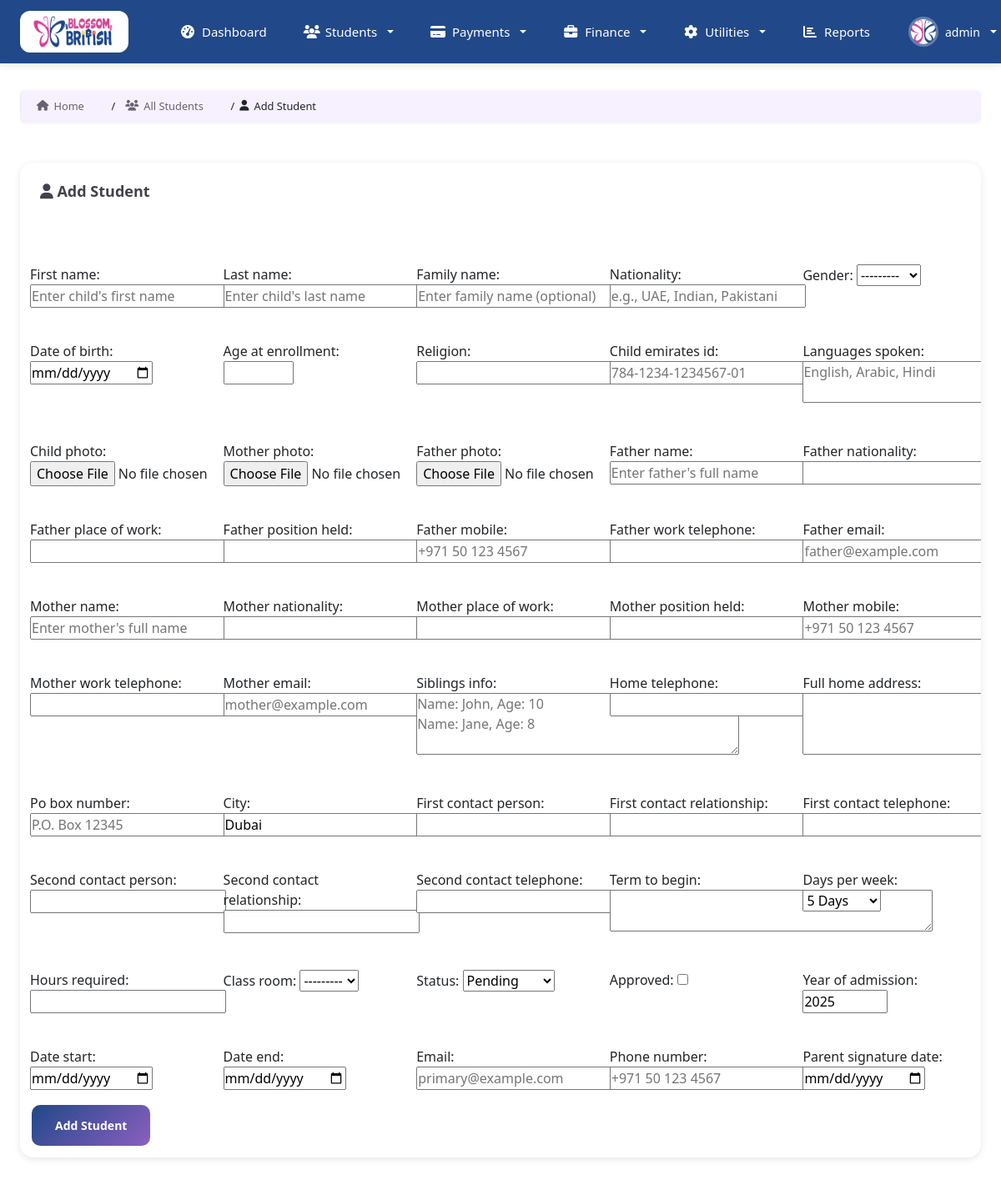
Screenshot of /admissions/create/ (signed in) with the database file from the repository.
### home/models.py (models this page shows, shortened)
class CustomUser(AbstractBaseUser, PermissionsMixin):
    email = models.EmailField(unique=True, verbose_name='email address')
    username = models.CharField(max_length=30, unique=True,verbose_name='username')
    first_name = models.CharField(max_length=30, blank=True, verbose_name='first name')
    last_name = models.CharField(max_length=30, blank=True, verbose_name='last name')
    is_active = models.BooleanField(default=True, verbose_name='active')
    is_staff = models.BooleanField(default=False, verbose_name='staff status')
    avatar = models.ImageField(upload_to='avatars/', blank=True, null=True)
    role = models.CharField(max_length=20,
                            choices=(
                                ("user","user"),
                                ("account","account"),
                                ("admin","admin"),
                            ),
                            default='user'
                            )
    date_joined = models.DateTimeField(auto_now_add=True, verbose_name='date joined')
    objects = CustomUserManager()
    USERNAME_FIELD = 'username'
    REQUIRED_FIELDS = ["first_name", "last_name", "email"]
    class Meta:
        verbose_name = 'user'
        verbose_name_plural = 'users'

### students/models.py (models this page shows, shortened)
class Student(models.Model):
    GENDER_CHOICES = [
        ('M', 'Male'),
        ('F', 'Female'),
    ]
    STATUS_CHOICES = [
        ('pending', 'Pending'),
        ('approved', 'Approved'),
        ('enrolled', 'Enrolled'),
        ('rejected', 'Rejected'),
        ('graduated', 'Graduated'),
        ('transferred', 'Transferred'),
        ('withdrawn', 'Withdrawn'),
    ]
    DAYS_CHOICES = [
        ('2_days', '2 Days'),
        ('3_days', '3 Days'),
        ('4_days', '4 Days'),
        ('5_days', '5 Days'),
        ('6_days', '6 Days'),
        ('full_week', 'Full Week'),
    ]
    id = models.UUIDField(primary_key=True, default=uuid.uuid4, editable=False)
    student_id = models.CharField(max_length=20, unique=True, blank=True)
    first_name = models.CharField(max_length=100)
    last_name = models.CharField(max_length=100)
    family_name = models.CharField(max_length=100, blank=True)
    nationality = models.CharField(max_length=100)
    gender = models.CharField(max_length=1, choices=GENDER_CHOICES)
    date_of_birth = models.DateField()
    age_at_enrollment = models.IntegerField(blank=True, null=True)
    religion = models.CharField(max_length=100, blank=True)
    child_emirates_id = models.CharField(max_length=20, blank=True)
    languages_spoken = models.TextField(blank=True)
    child_photo = models.ImageField(upload_to='student_photos/child/', blank=True, null=True)
    mother_photo = models.ImageField(upload_to='student_photos/mother/', blank=True, null=True)
    father_photo = models.ImageField(upload_to='student_photos/father/', blank=True, null=True)
    father_name = models.CharField(max_length=100)
    father_nationality = models.CharField(max_length=100)
    father_place_of_work = models.CharField(max_length=200, blank=True)
    father_position_held = models.CharField(max_length=200, blank=True)
    father_mobile = models.CharField(max_length=20, blank=True)
    father_work_telephone = models.CharField(max_length=20, blank=True)
    father_email = models.EmailField(blank=True)
    mother_name = models.CharField(max_length=100)
    mother_nationality = models.CharField(max_length=100)
    mother_place_of_work = models.CharField(max_length=200, blank=True)
    mother_position_held = models.CharField(max_length=200, blank=True)
    mother_mobile = models.CharField(max_length=20, blank=True)
    mother_work_telephone = models.CharField(max_length=20, blank=True)
    mother_email = models.EmailField(blank=True)
    siblings_info = models.TextField(blank=True, help_text="Sibling names and ages")
    home_telephone = models.CharField(max_length=20, blank=True)
    full_home_address = models.TextField()
    po_box_number = models.CharField(max_length=50, blank=True)
    city = models.CharField(max_length=100, default='Dubai')
    first_contact_person = models.CharField(max_length=100)
    first_contact_relationship = models.CharField(max_length=50)
    first_contact_telephone = models.CharField(max_length=20)
    second_contact_person = models.CharField(max_length=100, blank=True)
    second_contact_relationship = models.CharField(max_length=50, blank=True)
    second_contact_telephone = models.CharField(max_length=20, blank=True)
    term_to_begin = models.TextField(null=True, blank=True)
    days_per_week = models.CharField(max_length=10, choices=DAYS_CHOICES, default="5_days")
    hours_required = models.CharField(max_length=200, blank=True)
    class_room = models.ForeignKey(ClassRooms, on_delete=models.SET_NULL, null=True, blank=True)
    status = models.CharField(max_length=20, choices=STATUS_CHOICES, default='pending',null=True, blank=True)
    approved = models.BooleanField(default=False)
    year_of_admission = models.IntegerField()
    date_start = models.DateField(blank=True, null=True)
    date_end = models.DateField(blank=True, null=True)
    is_active = models.BooleanField(default=True)
    created_by = models.ForeignKey(User, on_delete=models.SET_NULL, null=True, blank=True)
    email = models.EmailField(blank=True)
    phone_number = models.CharField(max_length=20, blank=True)
    created_at = models.DateTimeField(auto_now_add=True)
    updated_at = models.DateTimeField(auto_now=True)
    parent_signature_date = models.DateField(blank=True, null=True)
    class Meta:
        ordering = ['-created_at']
        indexes = [
            models.Index(fields=['student_id']),
            models.Index(fields=['status']),
            models.Index(fields=['created_at']),
        ]

### home/decorators.py (the view)
    def wrapper_func(request, *args, **kwargs):
        if request.user.is_authenticated:
            return view_func(request,*args,**kwargs)
        else:
            messages.info(request,"You are not logged in please login to continue")
            return redirect("signin")

### home/context_processors.py (called while the page is built)
def user_context(request):
    if isinstance(request.user, AnonymousUser):
        return {}
    return {
        'user_full_name': f"{request.user.first_name} {request.user.last_name}".strip(),
        'user_initials': f"{request.user.first_name[:1]}{request.user.last_name[:1]}".upper() if request.user.first_name and request.user.last_name else request.user.username[:2].upper(),
        'user_role_display': request.user.role.title() if hasattr(request.user, 'role') else 'User',
    }

### home/models.py (called while the page is built)
    def __str__(self):
        return str(self.class_name)

### templates/students/student_form.html (shortened to what this page needs)
{% extends 'auth_templates/index.html' %}
{% load static %}
{% block content %}
<div class="breadcrumb-container">
    <nav aria-label="breadcrumb" class="custom-breadcrumb">
        <div class="breadcrumb-wrapper">
            <ol class="breadcrumb-list">
                <li class="breadcrumb-item">
                    <a href="{% url 'index' %}" class="breadcrumb-link">
                        <i class="fas fa-home"></i>
                        <span>Home</span>
                    </a>
                </li>
                <li class="breadcrumb-item">
                    <a href="{% url 'students' %}" class="breadcrumb-link">
                        <i class="fas fa-users"></i>
                        <span>All Students</span>
                    </a>
                </li>
                <li class="breadcrumb-item active" aria-current="page">
                    <i class="fas fa-user"></i>
                    <span>Add Student</span>
                </li>
            </ol>
        </div>
    </nav>
</div>
<div class="students-container">
    <div class="dashboard-card-1">
        <div class="card-header">
            <h3><i class="fas fa-user"></i> Add Student </h3>
        </div>
        <div class="card-content">
            <form enctype="multipart/form-data" method="post">
                <div class="row">
                    {% for field in form %}
                    <div class="col">
                        {{ field.label_tag }}
                        {{ field }}
                    </div>
                    {% endfor %}
                </div>
                <button type="submit" class="submit-button">Add Student</button>
            </form>
        </div>
    </div>
</div>
{% endblock %}

### templates/auth_templates/index.html (shortened to what this page needs)
<!DOCTYPE html>
{% load static %}
<html lang="en">
<head>
    <link rel="stylesheet" href="{% static 'css/styles.css' %}">
    <link href="https://cdnjs.cloudflare.com/ajax/libs/font-awesome/6.4.0/css/all.min.css" rel="stylesheet">
  <link href="{% static 'glightbox/glightbox.min.css' %}" rel="stylesheet">
    <link href="https://cdnjs.cloudflare.com/ajax/libs/bootstrap/5.3.2/css/bootstrap.min.css" rel="stylesheet">
    <link href="https://cdnjs.cloudflare.com/ajax/libs/font-awesome/6.4.0/css/all.min.css" rel="stylesheet">
</head>
<body>
 <nav class="navbar navbar-expand-lg custom-navbar sticky-top">
    <div class="container-fluid px-4">
        <a class="navbar-brand" href="{% url 'index' %}">
            <img src="{% static 'img/BB_LOGO_V1.png' %}" alt="Blossom British"  style="max-width: 100px;">
        </a>
        <div class="collapse navbar-collapse" id="navbarNav">
            <ul class="navbar-nav me-auto ms-4">
                <li class="nav-item">
                    <a class="nav-link" href="{% url 'index' %}">
                        <i class="fas fa-tachometer-alt"></i>
                        Dashboard
                    </a>
                </li>
                <li class="nav-item dropdown">
                    <a class="nav-link dropdown-toggle" href="#" role="button" data-bs-toggle="dropdown" aria-expanded="false">
                        <i class="fas fa-users"></i>
                        Students
                    </a>
                </li>
                <li class="nav-item dropdown">
                    <a class="nav-link dropdown-toggle" href="#" role="button" data-bs-toggle="dropdown" aria-expanded="false">
                        <i class="fas fa-credit-card"></i>
                        Payments
                    </a>
                </li>
                <li class="nav-item dropdown">
                    <a class="nav-link dropdown-toggle" href="#" role="button" data-bs-toggle="dropdown" aria-expanded="false">
                        <i class="fas fa-briefcase"></i> Finance
                    </a>
                </li>
                <li class="nav-item dropdown">
                    <a class="nav-link dropdown-toggle" href="#" role="button" data-bs-toggle="dropdown" aria-expanded="false">
                        <i class="fas fa-cog"></i>
                        Utilities
                    </a>
                </li>
                <li class="nav-item">
                    <a class="nav-link" href="{% url 'reports_dashboard' %}">
                        <i class="fas fa-chart-bar"></i> Reports
                    </a>
                </li>
            </ul>
            <ul class="navbar-nav ms-auto">
                <li class="nav-item dropdown">
                    <a class="nav-link dropdown-toggle user-menu text-white" href="#" role="button" data-bs-toggle="dropdown" aria-expanded="false">
                        {% if user.avatar %}
                            <img src="{{ user.avatar.url }}" alt="User" class="user-avatar">
                        {% else %}
                            <img src="{% static 'img/userplaceholder.png' %}" alt="User" class="user-avatar">
                        {% endif %}
                        <span class="user-name">{{ user.username }}</span>
                    </a>
                </li>
            </ul>
        </div>
    </div>
</nav>
<main class="main-content">
    <div class="dashboard-container">
        {% block content %}{% endblock %}
    </div>
</main>
</body>
</html>

### static/css/styles.css (style rules this page uses)
:root { --e-global-color-primary: #214888; --e-global-color-secondary: #D54395; --e-global-color-text: #453F4E; --e-global-color-accent: #FBF8FF; --e-global-color-3a7e2f2: #FFB804; --e-global-color-e1cf4e4: #DEC8FE; --e-global-color-fe7363b: #F7F1FF; --e-global-color-aa4a27d: #FEFEFE; --e-global-color-eecedb7: #F3EBFF; --e-global-color-d2fd119: #FF854B; --e-global-color-3e3936d: #FFEFC6; --e-global-color-bea3118: #89C0FF; --e-global-color-4e9ef99: #43A574; --e-global-color-7d1e931: #FF9587; --e-global-color-5d90ead: #F0F0F0; --e-global-typography-primary-font-family: "Poppins"; --shadow-light: 0 2px 8px rgba(0, 0, 0, 0.1); --shadow-medium: 0 4px 16px rgba(0, 0, 0, 0.12); --shadow-heavy: 0 8px 24px rgba(0, 0, 0, 0.15); --border-radius-sm: 6px; --border-radius: 12px; --border-radius-lg: 16px; }
* { margin: 0; padding: 0; box-sizing: border-box; }
body { font-family: var(--e-global-typography-primary-font-family), sans-serif; background-color: var(--e-global-color-fe7363b); color: var(--e-global-color-text); line-height: 1.6; }
.custom-navbar { background: linear-gradient(135deg, #214888 0%, #214888 100%) !important; padding: 6px 0; box-shadow: 0 2px 10px rgba(0,0,0,0.1); min-height: 50px; }
.navbar { background-color: transparent !important; }
.navbar-brand { background-color: white; padding: 8px 15px; border-radius: 12px; margin-right: 0; display: flex; align-items: center; }
.navbar-brand img { height: 40px; width: auto; }
.navbar-nav .nav-item { margin: 0 2px; }
.navbar-nav .nav-link { color: white !important; font-weight: 500; padding: 12px 20px !important; border-radius: 8px; transition: all 0.3s ease; display: flex; align-items: center; gap: 8px; font-size: 15px; }
.navbar-nav .nav-link i { font-size: 16px; width: 18px; text-align: center; }
.dropdown-toggle::after { display: none; }
.dropdown-toggle { position: relative; }
.dropdown-toggle::before { font-family: "Font Awesome 6 Free"; font-weight: 900; font-size: 12px; margin-left: 8px; transition: transform 0.3s ease; }
.navbar-nav.ms-auto .nav-item { margin: 0 4px; }
.user-menu { display: flex; align-items: center; gap: 12px; }
.user-avatar { width: 36px; height: 36px; border-radius: 50%; border: 3px solid rgba(255, 255, 255, 0.3); object-fit: cover; }
.user-name { font-weight: 600; color: white !important; margin: 0; }
.main-content { padding: 32px 24px; max-width: 1400px; margin: 0 auto; }
.dashboard-container { display: flex; flex-direction: column; gap: 32px; }
.card-header { padding: 24px !important; border-bottom: 1px solid var(--e-global-color-5d90ead); display: flex; justify-content: space-between; align-items: center; }
.card-header h3 { font-size: 18px; font-weight: 600; color: var(--e-global-color-text); }
.card-content { padding: 14px; }
.user-name { font-size: 14px; font-weight: 500; color: var(--e-global-color-text); }
@media (min-width: 921px) and (max-width: 1200px) { .nav-link { padding: 16px 12px; font-size: 14px; } }
@media (min-width: 921px) and (max-width: 1200px) { .nav-link i { font-size: 13px; } }
.breadcrumb-container { margin-bottom: 1rem; }
.custom-breadcrumb { background: none; padding: 0; }
.breadcrumb-wrapper { background: var(--e-global-color-fe7363b); border-radius: 6px; padding: 0.5rem 0.75rem; box-shadow: 0 1px 3px rgba(0, 0, 0, 0.05); position: relative; overflow: hidden; border-left: 2px solid var(--e-global-color-5d90ead); }
.breadcrumb-list { list-style: none; margin: 0; padding: 0; display: flex; align-items: center; gap: 0.5rem; }
.breadcrumb-item { display: flex; align-items: center; gap: 0.375rem; font-size: 0.8rem; }
.breadcrumb-item:not(:last-child)::after { content: '/'; color: var(--e-global-color-5d90ead); margin-left: 0.5rem; font-weight: 500; }
.breadcrumb-link { display: flex; align-items: center; gap: 0.375rem; text-decoration: none; color: var(--e-global-color-text); transition: all 0.2s ease; padding: 0.125rem 0.375rem; border-radius: 4px; opacity: 0.8; }
.breadcrumb-item.active { color: var(--e-global-color-text); font-weight: 500; opacity: 1; }
.dashboard-card-1 { background: white; border-radius: var(--border-radius-lg); box-shadow: var(--shadow-light); overflow: hidden; transition: all 0.3s ease; }

### rows the page displays
CustomUser: avatar (picture), username "admin"

### other values shown
{{ field.label_tag }} "First name:" "Last name:" "Family name:" "Nationality:" "Gender:" "Date of birth:" "Age at enrollment:" "Religion:" "Child emirates id:" "Languages spoken:" "Child photo:" "Mother photo:" "Father photo:" "Father name:" "Father nationality:" "Father place of work:" "Father position held:" "Father mobile:" "Father work telephone:" "Father email:" "Mother name:" "Mother nationality:" "Mother place of work:" "Mother position held:" "Mother mobile:" "Mother work telephone:" "Mother email:" "Siblings info:" "Home telephone:" "Full home address:" "Po box number:" "City:" "First contact person:" "First contact relationship:" "First contact telephone:" "Second contact person:" "Second contact relationship:" "Second contact telephone:" "Term to begin:" "Days per week:" "Hours required:" "Class room:" "Status:" "Approved:" "Year of admission:" "Date start:" "Date end:" "Email:" "Phone number:" "Parent signature date:"
